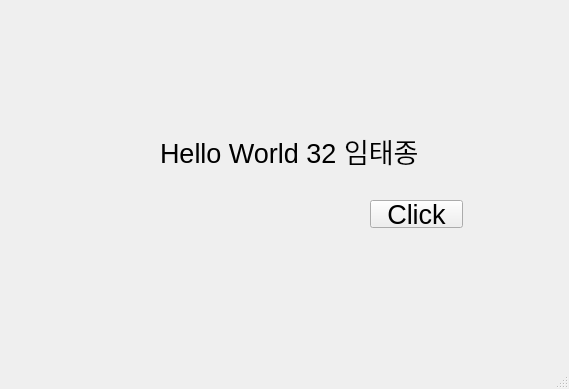
<?xml version="1.0" encoding="UTF-8"?>
<ui version="4.0">
 <class>MainWindow</class>
 <widget class="QMainWindow" name="MainWindow">
  <property name="geometry">
   <rect>
    <x>0</x>
    <y>0</y>
    <width>569</width>
    <height>389</height>
   </rect>
  </property>
  <property name="windowTitle">
   <string>MainWindow</string>
  </property>
  <widget class="QWidget" name="centralwidget">
   <widget class="QLabel" name="label">
    <property name="geometry">
     <rect>
      <x>160</x>
      <y>120</y>
      <width>291</width>
      <height>61</height>
     </rect>
    </property>
    <property name="font">
     <font>
      <pointsize>20</pointsize>
     </font>
    </property>
    <property name="text">
     <string>Hello World 32 임태종</string>
    </property>
   </widget>
   <widget class="QPushButton" name="pushButton">
    <property name="geometry">
     <rect>
      <x>370</x>
      <y>200</y>
      <width>93</width>
      <height>28</height>
     </rect>
    </property>
    <property name="font">
     <font>
      <pointsize>20</pointsize>
     </font>
    </property>
    <property name="text">
     <string>Click</string>
    </property>
   </widget>
  </widget>
  <widget class="QMenuBar" name="menubar">
   <property name="geometry">
    <rect>
     <x>0</x>
     <y>0</y>
     <width>569</width>
     <height>26</height>
    </rect>
   </property>
  </widget>
  <widget class="QStatusBar" name="statusbar"/>
 </widget>
 <resources/>
 <connections/>
</ui>
